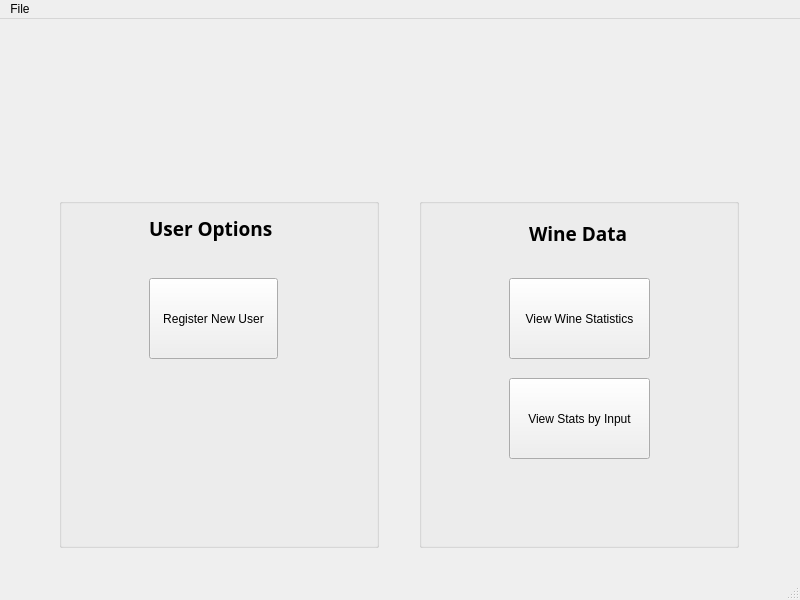
<?xml version="1.0" encoding="UTF-8"?>
<ui version="4.0">
 <class>MainWindow</class>
 <widget class="QMainWindow" name="MainWindow">
  <property name="geometry">
   <rect>
    <x>0</x>
    <y>0</y>
    <width>800</width>
    <height>600</height>
   </rect>
  </property>
  <property name="windowTitle">
   <string>MainWindow</string>
  </property>
  <widget class="QWidget" name="centralwidget">
   <widget class="QStackedWidget" name="stackedWidget">
    <property name="geometry">
     <rect>
      <x>9</x>
      <y>9</y>
      <width>781</width>
      <height>541</height>
     </rect>
    </property>
    <property name="currentIndex">
     <number>0</number>
    </property>
    <widget class="QWidget" name="page">
     <widget class="QLabel" name="label">
      <property name="geometry">
       <rect>
        <x>230</x>
        <y>20</y>
        <width>331</width>
        <height>141</height>
       </rect>
      </property>
      <property name="text">
       <string>&lt;html&gt;&lt;head/&gt;&lt;body&gt;&lt;p&gt;&lt;img src=&quot;:/Welcome/welcome.jpg&quot;/&gt;&lt;/p&gt;&lt;/body&gt;&lt;/html&gt;</string>
      </property>
      <property name="indent">
       <number>-1</number>
      </property>
     </widget>
     <widget class="QGroupBox" name="groupBox">
      <property name="geometry">
       <rect>
        <x>50</x>
        <y>170</y>
        <width>320</width>
        <height>350</height>
       </rect>
      </property>
      <property name="title">
       <string/>
      </property>
      <widget class="QLabel" name="label_2">
       <property name="geometry">
        <rect>
         <x>90</x>
         <y>10</y>
         <width>131</width>
         <height>41</height>
        </rect>
       </property>
       <property name="font">
        <font>
         <family>MV Boli</family>
         <pointsize>14</pointsize>
         <weight>75</weight>
         <bold>true</bold>
        </font>
       </property>
       <property name="text">
        <string>User Options</string>
       </property>
      </widget>
      <widget class="QPushButton" name="registerButton">
       <property name="geometry">
        <rect>
         <x>90</x>
         <y>80</y>
         <width>129</width>
         <height>81</height>
        </rect>
       </property>
       <property name="text">
        <string>Register New User</string>
       </property>
      </widget>
     </widget>
     <widget class="QGroupBox" name="groupBox_2">
      <property name="geometry">
       <rect>
        <x>410</x>
        <y>170</y>
        <width>320</width>
        <height>350</height>
       </rect>
      </property>
      <property name="title">
       <string/>
      </property>
      <widget class="QLabel" name="label_3">
       <property name="geometry">
        <rect>
         <x>110</x>
         <y>10</y>
         <width>111</width>
         <height>51</height>
        </rect>
       </property>
       <property name="font">
        <font>
         <family>MV Boli</family>
         <pointsize>14</pointsize>
         <weight>75</weight>
         <bold>true</bold>
        </font>
       </property>
       <property name="text">
        <string>&lt;html&gt;&lt;head/&gt;&lt;body&gt;&lt;p&gt;&lt;span style=&quot; font-size:14pt; font-weight:600;&quot;&gt;Wine Data&lt;/span&gt;&lt;/p&gt;&lt;/body&gt;&lt;/html&gt;</string>
       </property>
      </widget>
      <widget class="QPushButton" name="wineStatsButton">
       <property name="geometry">
        <rect>
         <x>90</x>
         <y>80</y>
         <width>141</width>
         <height>81</height>
        </rect>
       </property>
       <property name="text">
        <string>View Wine Statistics</string>
       </property>
      </widget>
      <widget class="QPushButton" name="inputWineStats">
       <property name="geometry">
        <rect>
         <x>90</x>
         <y>180</y>
         <width>141</width>
         <height>81</height>
        </rect>
       </property>
       <property name="text">
        <string>View Stats by Input</string>
       </property>
      </widget>
     </widget>
    </widget>
    <widget class="QWidget" name="page_2">
     <widget class="QWidget" name="formLayoutWidget">
      <property name="geometry">
       <rect>
        <x>150</x>
        <y>110</y>
        <width>491</width>
        <height>241</height>
       </rect>
      </property>
      <layout class="QFormLayout" name="formLayout">
       <property name="horizontalSpacing">
        <number>100</number>
       </property>
       <property name="verticalSpacing">
        <number>5</number>
       </property>
       <item row="0" column="0">
        <widget class="QLabel" name="regIDLabel">
         <property name="font">
          <font>
           <family>Times New Roman</family>
           <pointsize>12</pointsize>
           <weight>75</weight>
           <bold>true</bold>
          </font>
         </property>
         <property name="text">
          <string>ID</string>
         </property>
        </widget>
       </item>
       <item row="0" column="1">
        <widget class="QLineEdit" name="lineEdit"/>
       </item>
       <item row="1" column="0">
        <widget class="QLabel" name="label_4">
         <property name="font">
          <font>
           <family>Times New Roman</family>
           <pointsize>12</pointsize>
           <weight>75</weight>
           <bold>true</bold>
          </font>
         </property>
         <property name="text">
          <string>First Name</string>
         </property>
        </widget>
       </item>
       <item row="1" column="1">
        <widget class="QLineEdit" name="lineEdit_2"/>
       </item>
       <item row="2" column="0">
        <widget class="QLabel" name="label_5">
         <property name="font">
          <font>
           <family>Times New Roman</family>
           <pointsize>12</pointsize>
           <weight>75</weight>
           <bold>true</bold>
          </font>
         </property>
         <property name="text">
          <string>Last Name</string>
         </property>
        </widget>
       </item>
       <item row="2" column="1">
        <widget class="QLineEdit" name="lineEdit_3"/>
       </item>
       <item row="3" column="0">
        <widget class="QLabel" name="label_6">
         <property name="font">
          <font>
           <family>Times New Roman</family>
           <pointsize>12</pointsize>
           <weight>75</weight>
           <bold>true</bold>
          </font>
         </property>
         <property name="text">
          <string>Address</string>
         </property>
        </widget>
       </item>
       <item row="3" column="1">
        <widget class="QLineEdit" name="lineEdit_4"/>
       </item>
       <item row="4" column="0">
        <widget class="QLabel" name="label_7">
         <property name="font">
          <font>
           <family>Times New Roman</family>
           <pointsize>12</pointsize>
           <weight>75</weight>
           <bold>true</bold>
          </font>
         </property>
         <property name="text">
          <string>City</string>
         </property>
        </widget>
       </item>
       <item row="4" column="1">
        <widget class="QLineEdit" name="lineEdit_5"/>
       </item>
       <item row="5" column="0">
        <widget class="QLabel" name="label_8">
         <property name="font">
          <font>
           <family>Times New Roman</family>
           <pointsize>12</pointsize>
           <weight>75</weight>
           <bold>true</bold>
          </font>
         </property>
         <property name="text">
          <string>State</string>
         </property>
        </widget>
       </item>
       <item row="5" column="1">
        <widget class="QLineEdit" name="lineEdit_6"/>
       </item>
       <item row="6" column="0">
        <widget class="QLabel" name="label_9">
         <property name="font">
          <font>
           <family>Times New Roman</family>
           <pointsize>12</pointsize>
           <weight>75</weight>
           <bold>true</bold>
          </font>
         </property>
         <property name="text">
          <string>Zip Code</string>
         </property>
        </widget>
       </item>
       <item row="6" column="1">
        <widget class="QLineEdit" name="lineEdit_7"/>
       </item>
       <item row="7" column="0">
        <widget class="QLabel" name="label_10">
         <property name="font">
          <font>
           <family>Times New Roman</family>
           <pointsize>12</pointsize>
           <weight>75</weight>
           <bold>true</bold>
          </font>
         </property>
         <property name="text">
          <string>Email</string>
         </property>
        </widget>
       </item>
       <item row="7" column="1">
        <widget class="QLineEdit" name="lineEdit_8"/>
       </item>
       <item row="8" column="0">
        <widget class="QLabel" name="label_11">
         <property name="font">
          <font>
           <family>Times New Roman</family>
           <pointsize>12</pointsize>
           <weight>75</weight>
           <bold>true</bold>
          </font>
         </property>
         <property name="text">
          <string>Password</string>
         </property>
        </widget>
       </item>
       <item row="8" column="1">
        <widget class="QLineEdit" name="lineEdit_9"/>
       </item>
      </layout>
     </widget>
     <widget class="QLabel" name="label_12">
      <property name="geometry">
       <rect>
        <x>280</x>
        <y>30</y>
        <width>221</width>
        <height>51</height>
       </rect>
      </property>
      <property name="font">
       <font>
        <family>Lucida Calligraphy</family>
        <pointsize>16</pointsize>
        <weight>75</weight>
        <bold>true</bold>
       </font>
      </property>
      <property name="text">
       <string>Registration Page</string>
      </property>
     </widget>
     <widget class="QPushButton" name="regConfirmButton">
      <property name="geometry">
       <rect>
        <x>330</x>
        <y>390</y>
        <width>121</width>
        <height>71</height>
       </rect>
      </property>
      <property name="text">
       <string>Register New User</string>
      </property>
     </widget>
    </widget>
    <widget class="QWidget" name="page_3">
     <widget class="QLabel" name="label_13">
      <property name="geometry">
       <rect>
        <x>260</x>
        <y>30</y>
        <width>301</width>
        <height>61</height>
       </rect>
      </property>
      <property name="font">
       <font>
        <family>Snap ITC</family>
        <pointsize>16</pointsize>
        <weight>75</weight>
        <bold>true</bold>
       </font>
      </property>
      <property name="text">
       <string>Summary of Statistics</string>
      </property>
     </widget>
     <widget class="QGroupBox" name="groupBox_3">
      <property name="geometry">
       <rect>
        <x>50</x>
        <y>90</y>
        <width>261</width>
        <height>101</height>
       </rect>
      </property>
      <property name="title">
       <string>Choose One</string>
      </property>
      <widget class="QRadioButton" name="redWineChoice1">
       <property name="geometry">
        <rect>
         <x>20</x>
         <y>30</y>
         <width>131</width>
         <height>17</height>
        </rect>
       </property>
       <property name="font">
        <font>
         <pointsize>14</pointsize>
         <weight>75</weight>
         <italic>true</italic>
         <bold>true</bold>
        </font>
       </property>
       <property name="text">
        <string>Red Wine</string>
       </property>
      </widget>
      <widget class="QRadioButton" name="whiteWineChoice1">
       <property name="geometry">
        <rect>
         <x>20</x>
         <y>70</y>
         <width>141</width>
         <height>17</height>
        </rect>
       </property>
       <property name="font">
        <font>
         <pointsize>14</pointsize>
         <weight>75</weight>
         <italic>true</italic>
         <bold>true</bold>
        </font>
       </property>
       <property name="text">
        <string>White Wine</string>
       </property>
      </widget>
     </widget>
     <widget class="QGroupBox" name="groupBox_4">
      <property name="geometry">
       <rect>
        <x>50</x>
        <y>200</y>
        <width>261</width>
        <height>201</height>
       </rect>
      </property>
      <property name="title">
       <string>Choose One</string>
      </property>
      <widget class="QRadioButton" name="radioButton">
       <property name="geometry">
        <rect>
         <x>20</x>
         <y>30</y>
         <width>171</width>
         <height>31</height>
        </rect>
       </property>
       <property name="font">
        <font>
         <pointsize>14</pointsize>
         <weight>75</weight>
         <italic>true</italic>
         <bold>true</bold>
        </font>
       </property>
       <property name="text">
        <string>Volatie Acidity</string>
       </property>
      </widget>
      <widget class="QRadioButton" name="radioButton_2">
       <property name="geometry">
        <rect>
         <x>20</x>
         <y>70</y>
         <width>171</width>
         <height>31</height>
        </rect>
       </property>
       <property name="font">
        <font>
         <pointsize>14</pointsize>
         <weight>75</weight>
         <italic>true</italic>
         <bold>true</bold>
        </font>
       </property>
       <property name="text">
        <string>Fixed Acidity</string>
       </property>
      </widget>
      <widget class="QRadioButton" name="radioButton_3">
       <property name="geometry">
        <rect>
         <x>20</x>
         <y>110</y>
         <width>221</width>
         <height>31</height>
        </rect>
       </property>
       <property name="font">
        <font>
         <pointsize>14</pointsize>
         <weight>75</weight>
         <italic>true</italic>
         <bold>true</bold>
        </font>
       </property>
       <property name="text">
        <string>Alocohol Percentage</string>
       </property>
      </widget>
      <widget class="QRadioButton" name="radioButton_4">
       <property name="geometry">
        <rect>
         <x>20</x>
         <y>150</y>
         <width>171</width>
         <height>31</height>
        </rect>
       </property>
       <property name="font">
        <font>
         <pointsize>14</pointsize>
         <weight>75</weight>
         <italic>true</italic>
         <bold>true</bold>
        </font>
       </property>
       <property name="text">
        <string>Residual Sugar</string>
       </property>
      </widget>
     </widget>
     <widget class="QPushButton" name="statsButton">
      <property name="geometry">
       <rect>
        <x>110</x>
        <y>430</y>
        <width>151</width>
        <height>71</height>
       </rect>
      </property>
      <property name="text">
       <string>Calculate</string>
      </property>
     </widget>
    </widget>
   </widget>
  </widget>
  <widget class="QMenuBar" name="menubar">
   <property name="geometry">
    <rect>
     <x>0</x>
     <y>0</y>
     <width>800</width>
     <height>21</height>
    </rect>
   </property>
   <widget class="QMenu" name="menuFile">
    <property name="title">
     <string>File</string>
    </property>
    <addaction name="actionExit"/>
   </widget>
   <addaction name="menuFile"/>
  </widget>
  <widget class="QStatusBar" name="statusbar"/>
  <action name="actionExit">
   <property name="text">
    <string>Exit</string>
   </property>
   <property name="shortcut">
    <string>Ctrl+Q</string>
   </property>
  </action>
 </widget>
 <resources>
  <include location="D:/Storage/Desktop/110a/110a/images.qrc"/>
 </resources>
 <connections/>
</ui>
